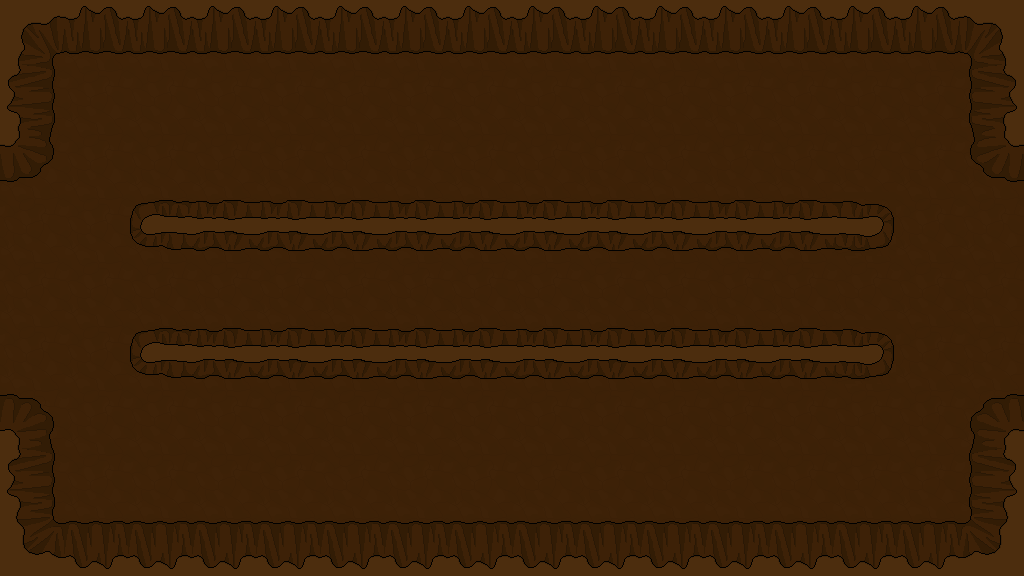

This is a level from a 2D game, rendered from its Tiled map with the project's own tilesets. A one-line summary and the complete map file follow:
An orthogonal 16x9 tile map with 64x64 px tiles, 1 tile layer (Tile Layer 1).

<map version="1.0" orientation="orthogonal" width="16" height="9" tilewidth="64" tileheight="64">
 <tileset firstgid="1" name="backgroundTiles" tilewidth="64" tileheight="64">
  <image source="../backgroundTiles.png" width="12480" height="64" />
 </tileset>
 <layer name="Tile Layer 1" width="16" height="9">
  <data encoding="csv">
151,152,11,152,11,11,11,11,11,11,11,11,11,11,11,153,
158,6,6,6,6,6,6,6,6,6,6,6,6,6,6,14,
154,6,6,6,6,6,6,6,6,6,6,6,6,6,6,157,
6,6,170,173,173,173,173,173,173,173,173,173,173,185,6,6,
6,6,6,6,6,6,6,6,6,6,6,6,6,6,6,6,
6,6,170,173,173,173,173,173,173,173,173,173,173,185,6,6,
155,6,6,6,6,6,6,6,6,6,6,6,6,6,6,156,
158,6,6,6,6,6,6,6,6,6,6,6,6,6,6,14,
159,160,160,160,160,160,160,160,160,160,160,160,160,160,160,162
</data>
 </layer>
</map>
